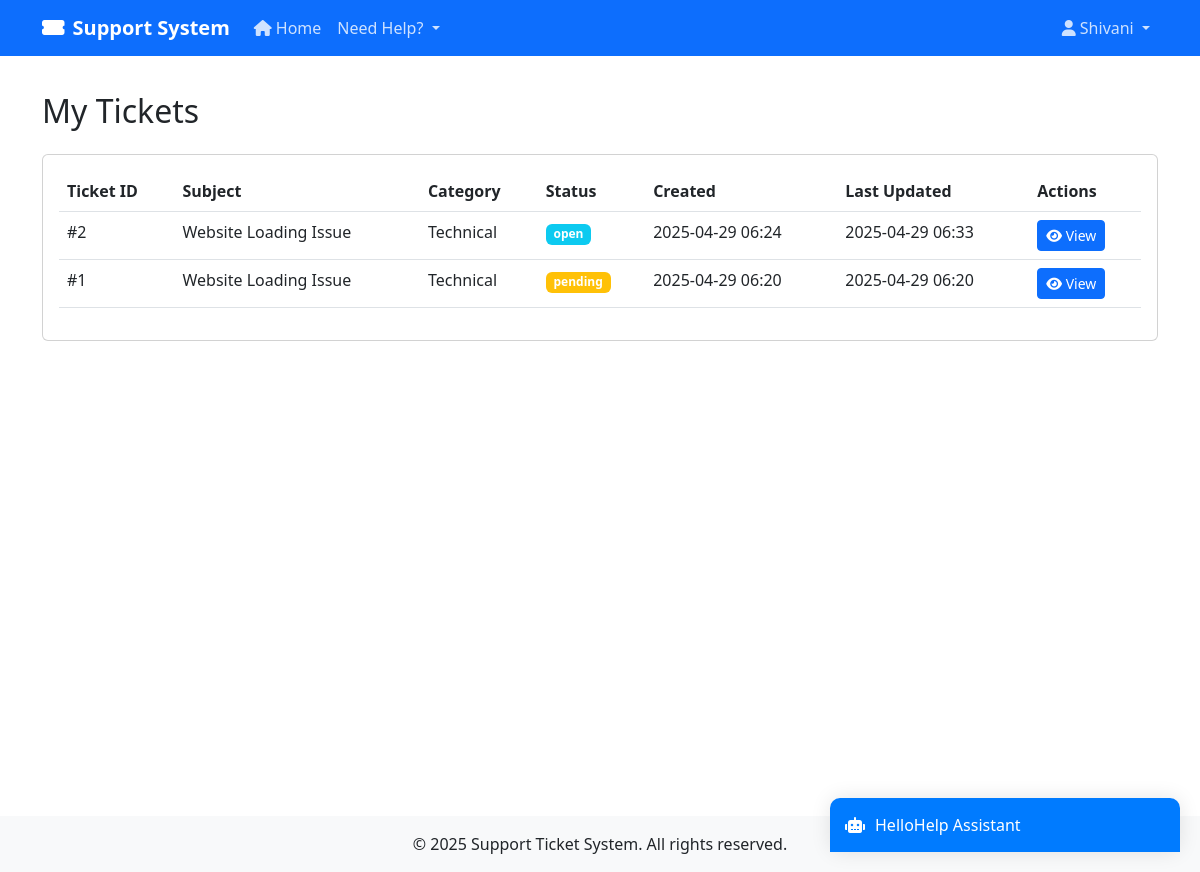
Page /my_tickets (signed in) on the committed database.
### app.py (models this page shows, shortened)
class User(UserMixin, db.Model):
    id = db.Column(db.Integer, primary_key=True)
    email = db.Column(db.String(120), unique=True, nullable=False)
    password_hash = db.Column(db.String(128))
    first_name = db.Column(db.String(50))
    last_name = db.Column(db.String(50))
    role = db.Column(db.String(20))  # admin, manager, team_member, client
    created_at = db.Column(db.DateTime, default=datetime.utcnow)
    phone = db.Column(db.String(20))
    team_id = db.Column(db.Integer, db.ForeignKey('team.id'))
    managed_teams = db.relationship('Team', backref='manager', foreign_keys='Team.manager_id')
    otp = db.Column(db.String(6), nullable=True)

class Ticket(db.Model):
    id = db.Column(db.Integer, primary_key=True)
    client_id = db.Column(db.Integer, db.ForeignKey('user.id'))
    subject = db.Column(db.String(200))
    content = db.Column(db.Text)
    category = db.Column(db.String(50))
    priority = db.Column(db.String(20))  # low, medium, high, urgent
    status = db.Column(db.String(20))  # pending, open, resolved, closed
    created_at = db.Column(db.DateTime, default=datetime.utcnow)
    assigned_to = db.Column(db.Integer, db.ForeignKey('user.id'))
    sla_respond_by = db.Column(db.DateTime)
    sla_resolve_by = db.Column(db.DateTime)
    last_updated = db.Column(db.DateTime, default=datetime.utcnow)
    attachments = db.relationship('Attachment', backref='ticket', lazy=True)
    replies = db.relationship('Reply', backref='ticket', lazy=True)
    client = db.relationship('User', foreign_keys=[client_id], backref='tickets')
    assigned_staff = db.relationship('User', foreign_keys=[assigned_to], backref='assigned_tickets')

### app.py (the view)
@app.route('/my_tickets')
@login_required
def my_tickets():
    if current_user.role != 'client':
        abort(403)
    page = request.args.get('page', 1, type=int)
    per_page = 10  # Number of tickets per page
    tickets = Ticket.query.filter_by(client_id=current_user.id)\
        .order_by(Ticket.created_at.desc())\
        .paginate(page=page, per_page=per_page, error_out=False)
    for ticket in tickets.items:
        ticket.status_color = {
            'pending': 'warning',
            'open': 'info',
            'resolved': 'success',
            'closed': 'secondary'
        }.get(ticket.status, 'secondary')
        ticket.priority_color = {
            'urgent': 'danger',
            'high': 'warning',
            'medium': 'info',
            'low': 'success'
        }.get(ticket.priority, 'secondary')
    return render_template('my_tickets.html', tickets=tickets)

### app.py (called while the page is built)
@login_manager.user_loader
def load_user(user_id):
    return User.query.get(int(user_id))

@app.before_request
def check_inactive_tickets():
    if current_user.is_authenticated and current_user.role == 'team_member':
        check_and_close_inactive_tickets()

### templates/my_tickets.html (shortened to what this page needs)
{% extends "base.html" %}
{% block content %}
<div class="container">
    <h2 class="mb-4">My Tickets</h2>
    <div class="row">
        <div class="col-12">
            <div class="card">
                <div class="card-body">
                    <div class="table-responsive">
                        <table class="table table-hover">
                            <thead>
                                <tr>
                                    <th>Ticket ID</th>
                                    <th>Subject</th>
                                    <th>Category</th>
                                    <th>Status</th>
                                    <th>Created</th>
                                    <th>Last Updated</th>
                                    <th>Actions</th>
                                </tr>
                            </thead>
                            <tbody>
                                {% for ticket in tickets.items %}
                                <tr>
                                    <td>#{{ ticket.id }}</td>
                                    <td>{{ ticket.subject }}</td>
                                    <td>{{ ticket.category }}</td>
                                    <td>
                                        <span class="badge bg-{{ ticket.status_color }}">
                                            {{ ticket.status }}
                                        </span>
                                    </td>
                                    <td>{{ ticket.created_at.strftime('%Y-%m-%d %H:%M') }}</td>
                                    <td>{{ ticket.last_updated.strftime('%Y-%m-%d %H:%M') }}</td>
                                    <td>
                                        <a href="{{ url_for('ticket_details', ticket_id=ticket.id) }}" class="btn btn-sm btn-primary">
                                            <i class="fas fa-eye"></i> View
                                        </a>
                                    </td>
                                </tr>
                                {% else %}
                                <tr>
                                    <td colspan="7" class="text-center">No tickets found</td>
                                </tr>
                                {% endfor %}
                            </tbody>
                        </table>
                    </div>
                </div>
            </div>
        </div>
    </div>
</div>
{% endblock %}

### templates/base.html (shortened to what this page needs)
<!DOCTYPE html>
<html lang="en">
<head>
    <link href="https://cdn.jsdelivr.net/npm/bootstrap@5.3.0/dist/css/bootstrap.min.css" rel="stylesheet">
    <link href="https://cdnjs.cloudflare.com/ajax/libs/font-awesome/6.0.0/css/all.min.css" rel="stylesheet">
</head>
<body>
    <nav class="navbar navbar-expand-lg navbar-dark bg-primary">
        <div class="container">
            <a class="navbar-brand" href="{{ url_for('index') }}">
                <i class="fas fa-ticket-alt me-2"></i>Support System
            </a>
            <div class="collapse navbar-collapse" id="navbarNav">
                <ul class="navbar-nav me-auto">
                    {% if current_user.is_authenticated %}
                        {% if current_user.role == 'admin' %}
                            <li class="nav-item">
                                <a class="nav-link" href="{{ url_for('admin_dashboard') }}">
                                    <i class="fas fa-tachometer-alt me-1"></i>Dashboard
                                </a>
                            </li>
                            <li class="nav-item">
                                <a class="nav-link" href="{{ url_for('create_team') }}">
                                    <i class="fas fa-users me-1"></i>Teams
                                </a>
                            </li>
                            <li class="nav-item">
                                <a class="nav-link" href="{{ url_for('add_staff') }}">
                                    <i class="fas fa-user-plus me-1"></i>Staff
                                </a>
                            </li>
                            <li class="nav-item">
                                <a class="nav-link" href="{{ url_for('admin_settings') }}">
                                    <i class="fas fa-cog me-1"></i>Settings
                                </a>
                            </li>
                        {% elif current_user.role == 'manager' %}
                            <li class="nav-item">
                                <a class="nav-link" href="{{ url_for('manager_dashboard') }}">
                                    <i class="fas fa-tachometer-alt me-1"></i>Dashboard
                                </a>
                            </li>
                        {% elif current_user.role == 'team_member' %}
                            <li class="nav-item">
                                <a class="nav-link" href="{{ url_for('team_member_dashboard') }}">
                                    <i class="fas fa-tachometer-alt me-1"></i>Dashboard
                                </a>
                            </li>
                        {% elif current_user.role == 'client' %}
                            <li class="nav-item">
                                <a class="nav-link" href="{{ url_for('client_home') }}">
                                    <i class="fas fa-home me-1"></i>Home
                                </a>
                            </li>
                            <li class="nav-item dropdown">
                                <a class="nav-link dropdown-toggle" href="#" id="needHelpDropdown" role="button" data-bs-toggle="dropdown">
                                    Need Help?
                                </a>
                            </li>
                        {% endif %}
                    {% endif %}
                </ul>
                <ul class="navbar-nav">
                    {% if current_user.is_authenticated %}
                        <li class="nav-item dropdown">
                            <a class="nav-link dropdown-toggle" href="#" id="navbarDropdown" role="button" data-bs-toggle="dropdown">
                                <i class="fas fa-user me-1"></i>{{ current_user.first_name }}
                            </a>
                        </li>
                    {% else %}
                        <li class="nav-item">
                            <a class="nav-link" href="{{ url_for('login') }}">
                                <i class="fas fa-sign-in-alt me-1"></i>Login
                            </a>
                        </li>
                    {% endif %}
                </ul>
            </div>
        </div>
    </nav>
    <div class="content-wrapper">
        {% block content %}{% endblock %}
        {% if current_user.is_authenticated and current_user.role == 'client' %}
        <div class="chatbot-container">
            <div class="chatbot-header" onclick="toggleChatbot()">
                <i class="fas fa-robot"></i> HelloHelp Assistant
            </div>
        </div>
        {% endif %}
    </div>
    <footer class="bg-light py-3 mt-auto">
        <div class="container text-center">
            <p class="mb-0">&copy; 2025 Support Ticket System. All rights reserved.</p>
        </div>
    </footer>
</body>
</html>

### templates/base.html (style rules this page uses)
.navbar-brand { font-weight: bold; }
.nav-link { color: rgba(255,255,255,0.8); }
.content-wrapper { min-height: calc(100vh - 56px); padding: 20px 0; }
.chatbot-container { position: fixed; bottom: 20px; right: 20px; width: 350px; background: white; border-radius: 10px; box-shadow: 0 0 20px rgba(0,0,0,0.1); z-index: 1000; }
.chatbot-header { background: #007bff; color: white; padding: 15px; border-radius: 10px 10px 0 0; cursor: pointer; display: flex; align-items: center; gap: 10px; }

### rows in the picture
User: first_name "Shivani"
Ticket: id "2", subject "Website Loading Issue", category "Technical", status "open", created_at "2025-04-29 06:24", last_updated "2025-04-29 06:33"
Ticket: id "1", subject "Website Loading Issue", category "Technical", status "pending", created_at "2025-04-29 06:20", last_updated "2025-04-29 06:20"
